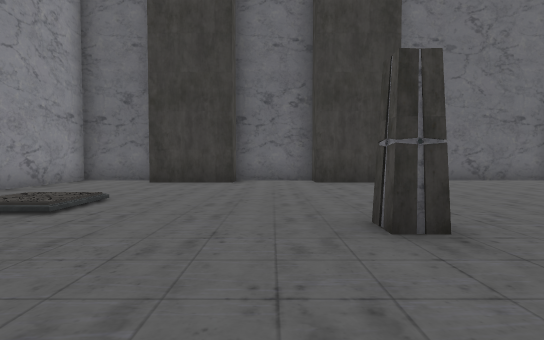
view 1 (above)

19 first-person views from a walk through a Godot game level. The camera is 1.2 m above the floor, tilts 2° down and sees 85° across. The floor is counted in squares, 2 m on a side. Each view is taken from the middle of a square. On the plan, view 1 faces up. The plan holds only what a view shows up to about 9 squares ahead; the rest is blank. The place goes on beyond the plan. Some surface patterns are stand-ins.

view 2
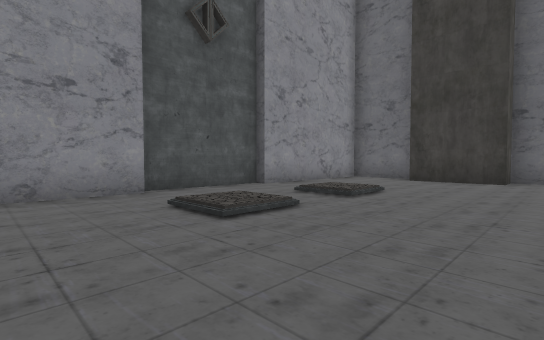

view 3
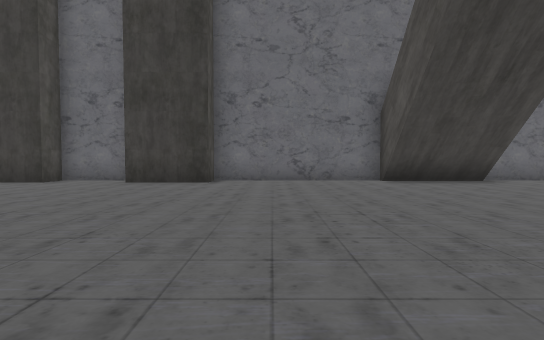

view 4
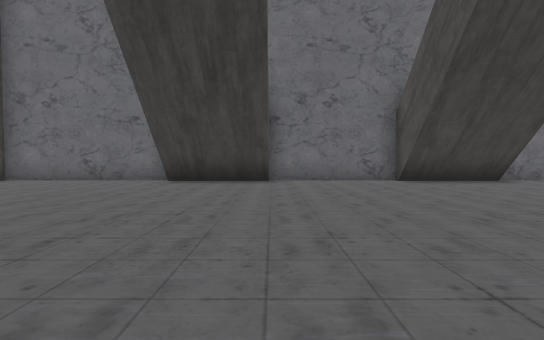

view 5
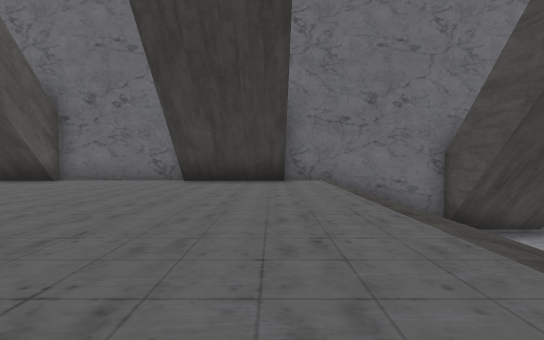

view 6
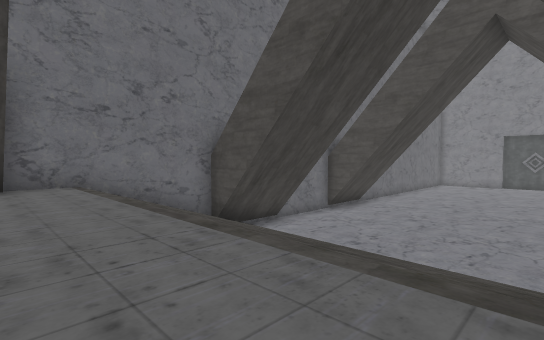

view 7
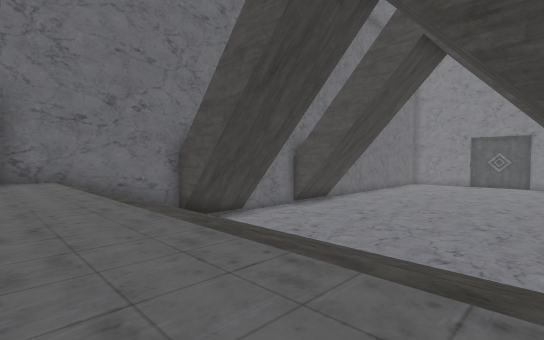

view 8
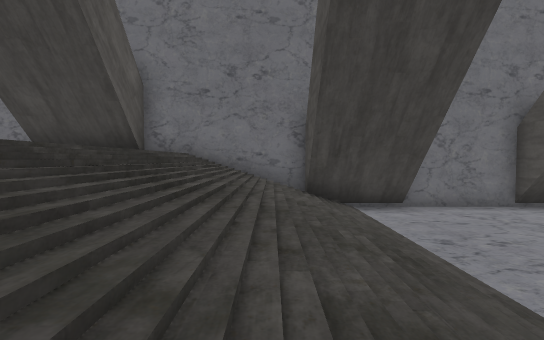

view 9
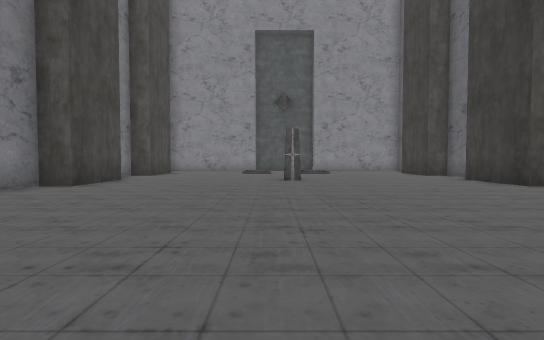

view 10
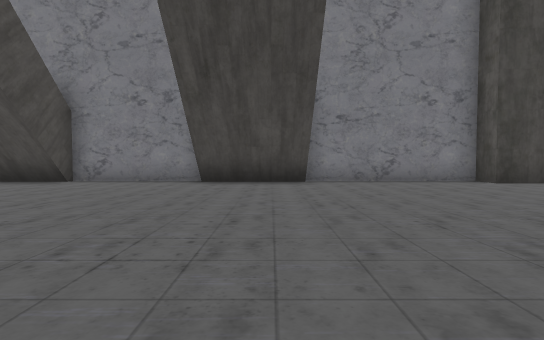

view 11
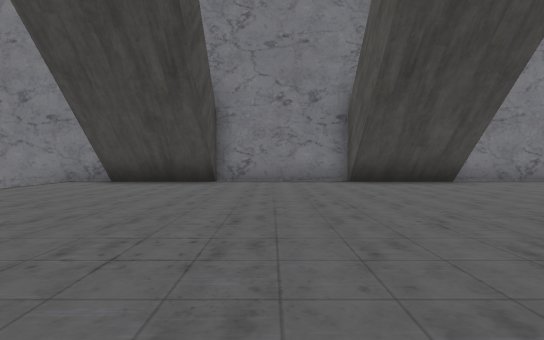

view 12
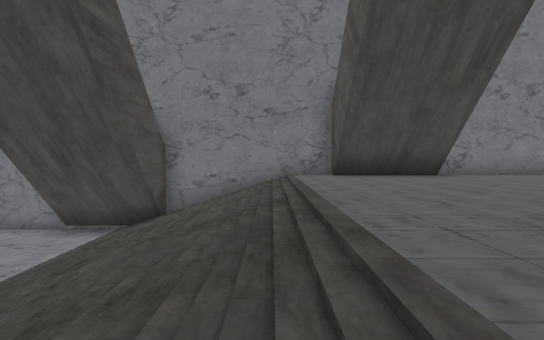

view 13
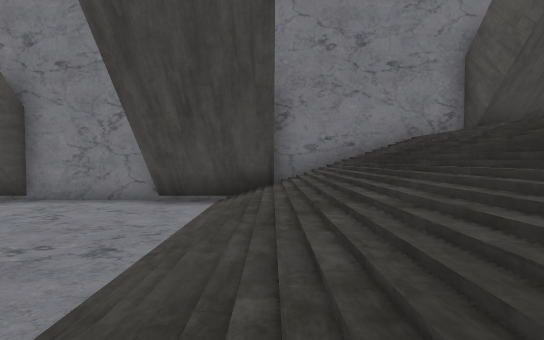

view 14
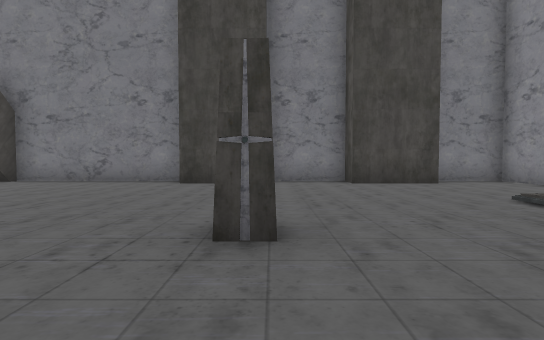

view 15
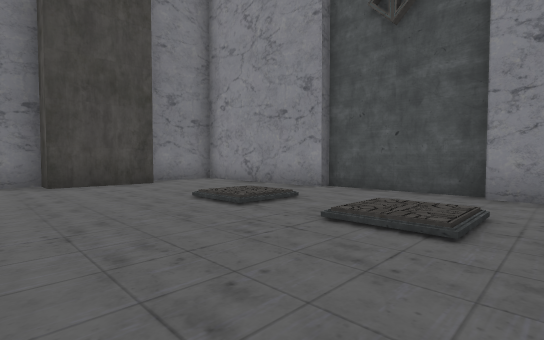

view 16
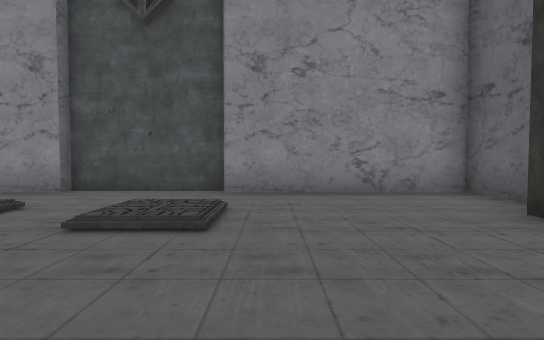

view 17
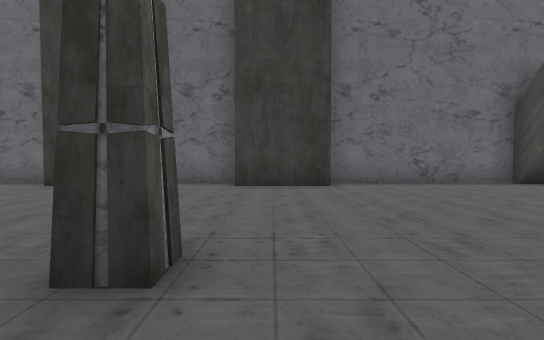

view 18
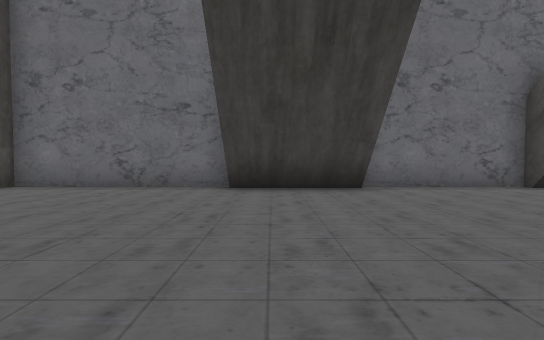

view 19
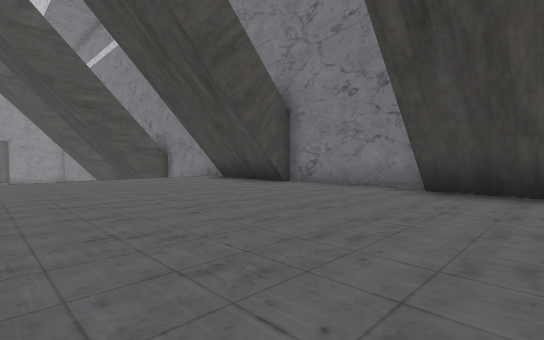

### Floor plan
Key: @ floor where view 1 was taken; # wall or solid block; . main floor; : floor 0.25 m higher than the main floor; - floor 3 m lower than the main floor; / step, stairs or slope; = window, fence, low wall or low ledge.
Columns run from 6 left of view 1 to 27 right of it. Each row starts with its distance up from view 1.
  9 #### ### ######  #################
  8 #..###.###....####...###.///####--
  7 #......................../////----
  6 #......................../////----
  5 #......................../////---
  4 #..:...................../////----
  3 #......#................./////----
  2 #../...................../////----
  1 #..:...................../////----
  0 #.....@................../////----
 -1 #......................../////----
 -2 #..............##....###.///=/----
 -3 ##################################

Where each view was taken, in squares from view 1:
view 1: 0 up, 0 right, facing up
view 2: 1 down, 0 right, facing up-left
view 3: 0 up, 5 right, facing up
view 4: 0 up, 11 right, facing up
view 5: 0 up, 17 right, facing up
view 6: 1 up, 17 right, facing up-right
view 7: 1 down, 17 right, facing up-right
view 8: 0 up, 21 right, facing up
view 9: 2 up, 10 right, facing left
view 10: 5 up, 9 right, facing down
view 11: 5 up, 13 right, facing down
view 12: 5 up, 19 right, facing down
view 13: 4 up, 22 right, facing down
view 14: 5 up, 1 right, facing down
view 15: 5 up, 0 right, facing down-left
view 16: 5 up, 0 right, facing left
view 17: 1 up, 2 right, facing up
view 18: 2 up, 9 right, facing up
view 19: 3 up, 9 right, facing down-right
